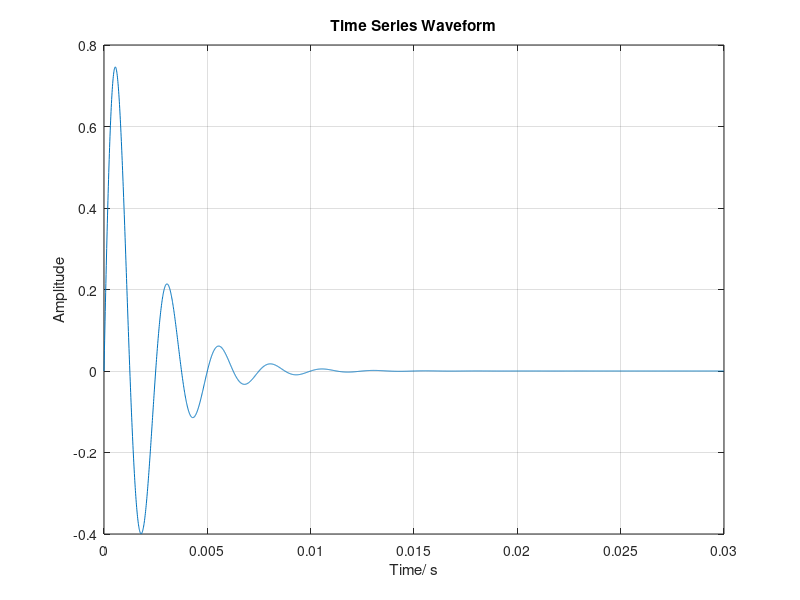
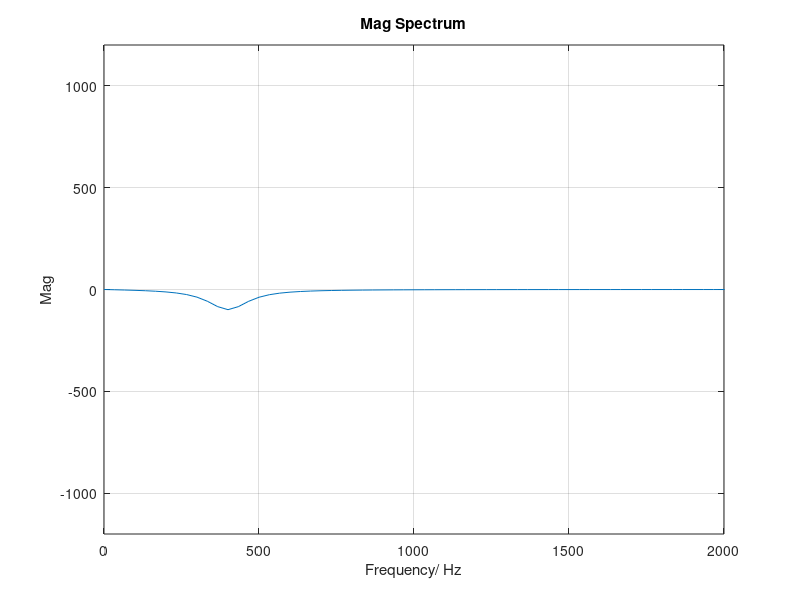

The MATLAB source for these figures, in order: (Note: this script raises an error after producing the figures.)
clc
close all
clear all


%***********1.Input Harmonic waves***********%

fs =100000; %设定采样频率
N =3000;
n =0:N -1;
t = n/ fs;
f0 =400; %设定正弦信号频率

%生成正弦信号
b = 500;
att = exp(-b*t);
x = att.*sin(2*pi*f0*t);
figure(1);
plot(t,x); %作正弦信号的时域波形
xlabel('Time/ s');
ylabel('Amplitude');
title('Time Series Waveform');
grid;

%进行FFT 变换并做频谱图

y = fft(x,N); %进行FFT 变换
mag_im = imag(y); %求幅值
mag_re = real(y);
mag = abs(y);
f = (0:length(y) -1)'*fs/ length(y); %进行对应的频率转换
figure
plot(f,mag_im); %作频谱图
axis([0,2000,-1200,1200]);
xlabel('Frequency/ Hz');
ylabel('Mag');
title('Mag Spectrum');
grid;


%*********1. Transfer function*********%
u1 = 10*10^3; % KPa
u2 = 7; % Pa*s
rho=1000;
omega = 2*pi*f;

Vs = sqrt(2*(u1^2+omega.^2*u2^2)./(rho*(u1+sqrt(u1^2+omega.^2*u2^2))));
kr = omega./Vs;
ki = sqrt((rho*omega.^2.*(sqrt(u1^2+omega.^2*u2^2)-u1))./(2*(u1^2+omega.^2*u2^2)));
% ki = 1000;
% distance between two sensors: dx = 2/1000 .
r1 = 2/1000;
r2 = 2*r1;
dx = r2-r1;
% transfer function TF
TF = sqrt(r2/r1).*exp(i*kr*dx-ki*dx);
TF = TF';

%*********2. S2_w: reconstructed signals u1(w)*exp(ikx) *********%
S1_w = y;
S2_w = S1_w.*TF;
xifft = ifft(S2_w,'symmetric');
magx = real(xifft);
ti = [0:length(xifft)-1] / fs;
figure
plot(ti,magx);
xlabel('Time/ s');
ylabel('Mag');
title('IFFT-reconstructed time-series waveform');
grid;

S2 = magx;
S1 = x;
figure
plot(S1)
hold on
plot(S2)
legend("S1","S2")
save SimSignals87 S1 S2 u1 u2
% save S2_w S2_w